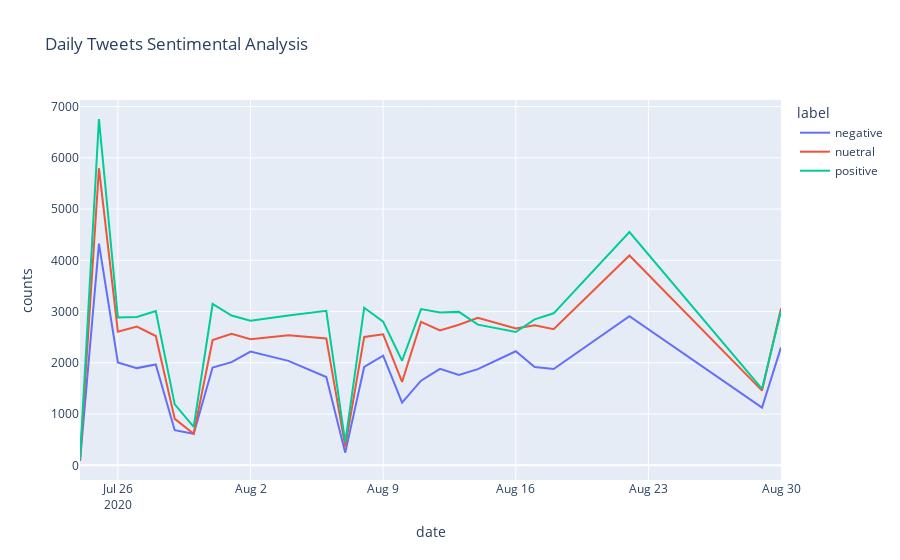

Notebook code for this chart:
### Code cell
# Plotting the Daily Tweet Sentimental Analysis
px.line(data_agg, x='date', y="counts", color='label', title="Daily Tweets Sentimental Analysis")

### Figure 1 — Plotly figure (JSON) as saved in the notebook; plotly's stock layout.template omitted (floating-point values rounded to 4 significant figures)
{"data": [{"hovertemplate": "label=negative<br>date=%{x}<br>counts=%{y}<extra></extra>", "legendgroup": "negative", "line": {"color": "#636efa", "dash": "solid"}, "marker": {"symbol": "circle"}, "mode": "lines", "name": "negative", "orientation": "v", "showlegend": true, "type": "scatter", "x": ["2020-07-24", "2020-07-25", "2020-07-26", "2020-07-27", "2020-07-28", "2020-07-29", "2020-07-30", "2020-07-31", "2020-08-01", "2020-08-02", "2020-08-04", "2020-08-06", "2020-08-07", "2020-08-08", "2020-08-09", "2020-08-10", "2020-08-11", "2020-08-12", "2020-08-13", "2020-08-14", "2020-08-16", "2020-08-17", "2020-08-18", "2020-08-22", "2020-08-29", "2020-08-30"], "xaxis": "x", "y": [84, 4325, 2006, 1897, 1968, 685, 615, 1907, 2013, 2218, 2038, 1722, 247, 1920, 2140, 1223, 1652, 1883, 1763, 1876, 2226, 1918, 1878, 2909, 1126, 2301], "yaxis": "y"}, {"hovertemplate": "label=nuetral<br>date=%{x}<br>counts=%{y}<extra></extra>", "legendgroup": "nuetral", "line": {"color": "#EF553B", "dash": "solid"}, "marker": {"symbol": "circle"}, "mode": "lines", "name": "nuetral", "orientation": "v", "showlegend": true, "type": "scatter", "x": ["2020-07-24", "2020-07-25", "2020-07-26", "2020-07-27", "2020-07-28", "2020-07-29", "2020-07-30", "2020-07-31", "2020-08-01", "2020-08-02", "2020-08-04", "2020-08-06", "2020-08-07", "2020-08-08", "2020-08-09", "2020-08-10", "2020-08-11", "2020-08-12", "2020-08-13", "2020-08-14", "2020-08-16", "2020-08-17", "2020-08-18", "2020-08-22", "2020-08-29", "2020-08-30"], "xaxis": "x", "y": [96, 5798, 2608, 2708, 2523, 906, 615, 2445, 2565, 2459, 2539, 2476, 365, 2505, 2557, 1628, 2800, 2633, 2743, 2879, 2672, 2733, 2656, 4095, 1458, 3058], "yaxis": "y"}, {"hovertemplate": "label=positive<br>date=%{x}<br>counts=%{y}<extra></extra>", "legendgroup": "positive", "line": {"color": "#00cc96", "dash": "solid"}, "marker": {"symbol": "circle"}, "mode": "lines", "name": "positive", "orientation": "v", "showlegend": true, "type": "scatter", "x": ["2020-07-24", "2020-07-25", "2020-07-26", "2020-07-27", "2020-07-28", "2020-07-29", "2020-07-30", "2020-07-31", "2020-08-01", "2020-08-02", "2020-08-04", "2020-08-06", "2020-08-07", "2020-08-08", "2020-08-09", "2020-08-10", "2020-08-11", "2020-08-12", "2020-08-13", "2020-08-14", "2020-08-16", "2020-08-17", "2020-08-18", "2020-08-22", "2020-08-29", "2020-08-30"], "xaxis": "x", "y": [115, 6758, 2886, 2895, 3009, 1189, 750, 3148, 2922, 2823, 2923, 3016, 448, 3075, 2803, 2040, 3048, 2984, 2994, 2745, 2602, 2849, 2966, 4551, 1493, 3016], "yaxis": "y"}], "layout": {"autosize": true, "legend": {"title": {"text": "label"}, "tracegroupgap": 0}, "title": {"text": "Daily Tweets Sentimental Analysis"}, "xaxis": {"anchor": "y", "autorange": true, "domain": [0, 1], "range": ["2020-07-24", "2020-08-30"], "title": {"text": "date"}, "type": "date"}, "yaxis": {"anchor": "x", "autorange": true, "domain": [0, 1], "range": [-286.8, 7129.0], "title": {"text": "counts"}, "type": "linear"}}}
